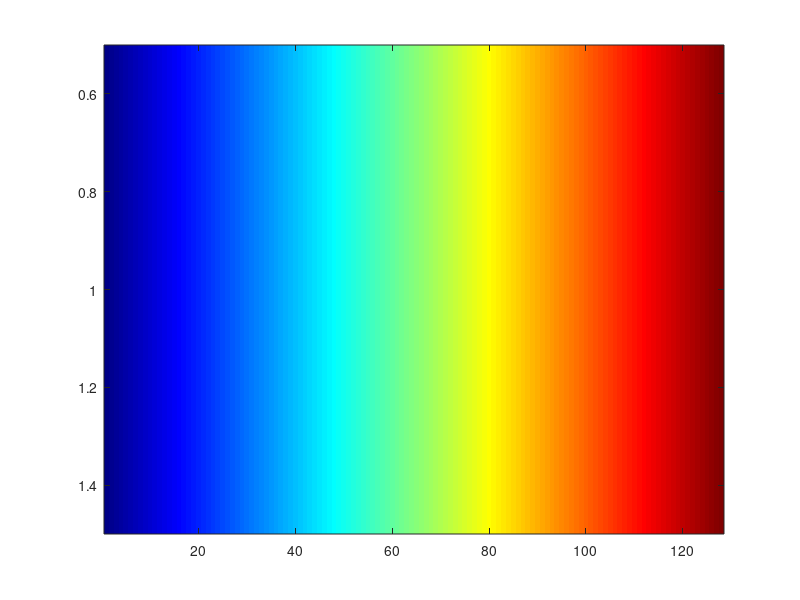
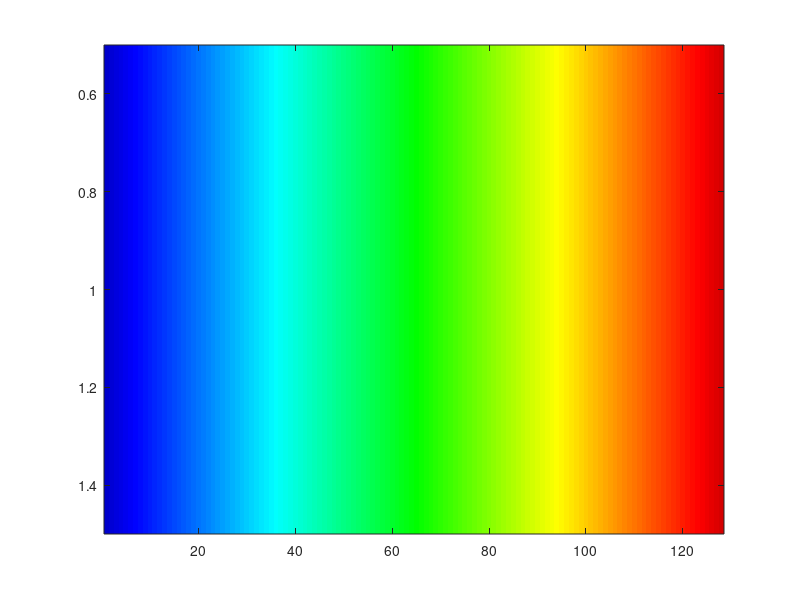

MATLAB code to generate these figures, in order:
%pythonic solution:
image(1:128);
colormap(jet(128))
print -dpng 'rainbow.png' 

%algorithmic solution:
image(1:128);

R(128,1) = 0;
G(128,1) = 0;
B(128,1) = 0;

dx = 0.8;

for f=0:(1/128):1
    g = (6-2*dx)*f+dx;
    index = int16(f*128 + 1);
    R(index,1) = max(0,(3-abs(g-4)-abs(g-5))/2);
    G(index,1) = max(0,(4-abs(g-2)-abs(g-4))/2); 
    B(index,1) = max(0,(3-abs(g-1)-abs(g-2))/2);

end

%concatenate arrays horizontally
map = horzcat(R, G, B);

%map colors onto image
colormap(map)

print -dpng 'rainbow.png' 